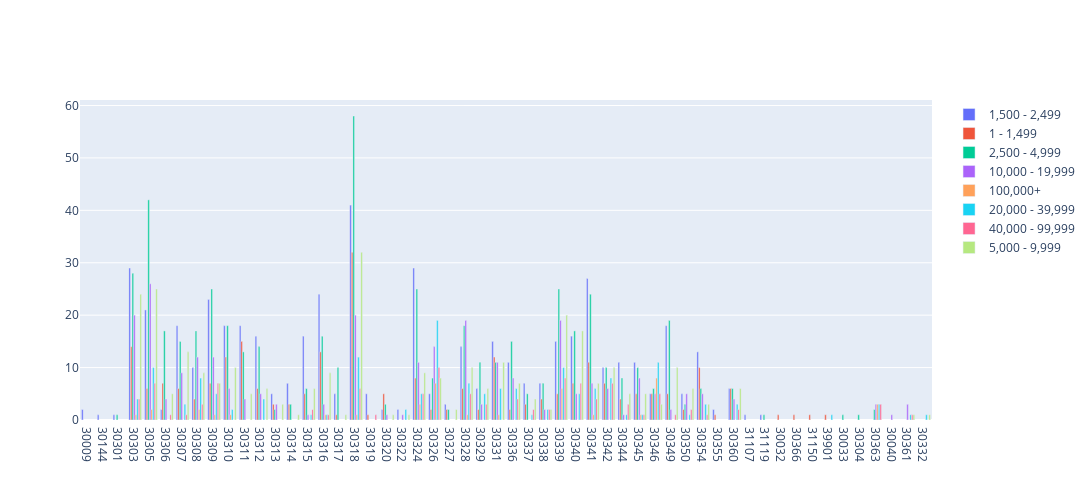

Notebook code for this chart:
### Code cell
fig = go.Figure()
for i in zipVsSqr['Square Footage'].unique():
    mdf = zipVsSqr[zipVsSqr['Square Footage'] == i]
    fig.add_trace(go.Bar(x = mdf['ZIP Code'].unique() , y = mdf['Company Name'] , name = i))
fig.update_layout(
    autosize=True,
    width=1200,
    height=500)
fig.show()
